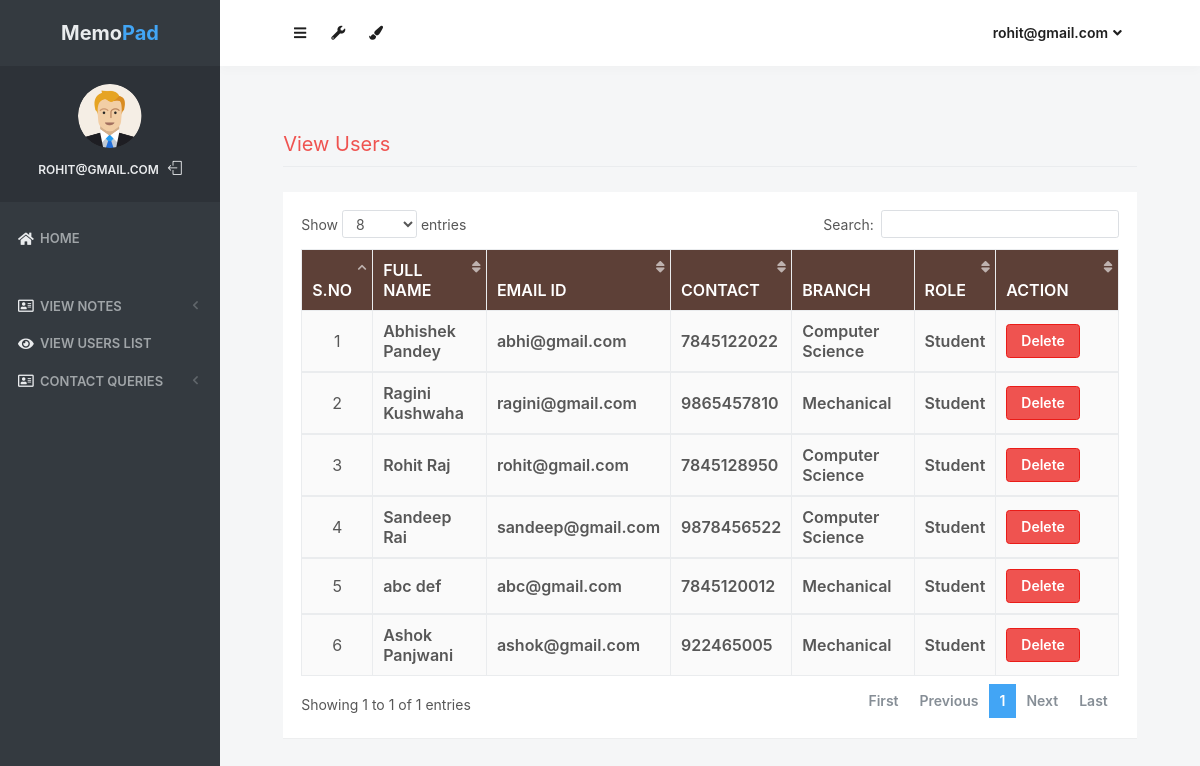
The app's page /view_users (signed in), older data.
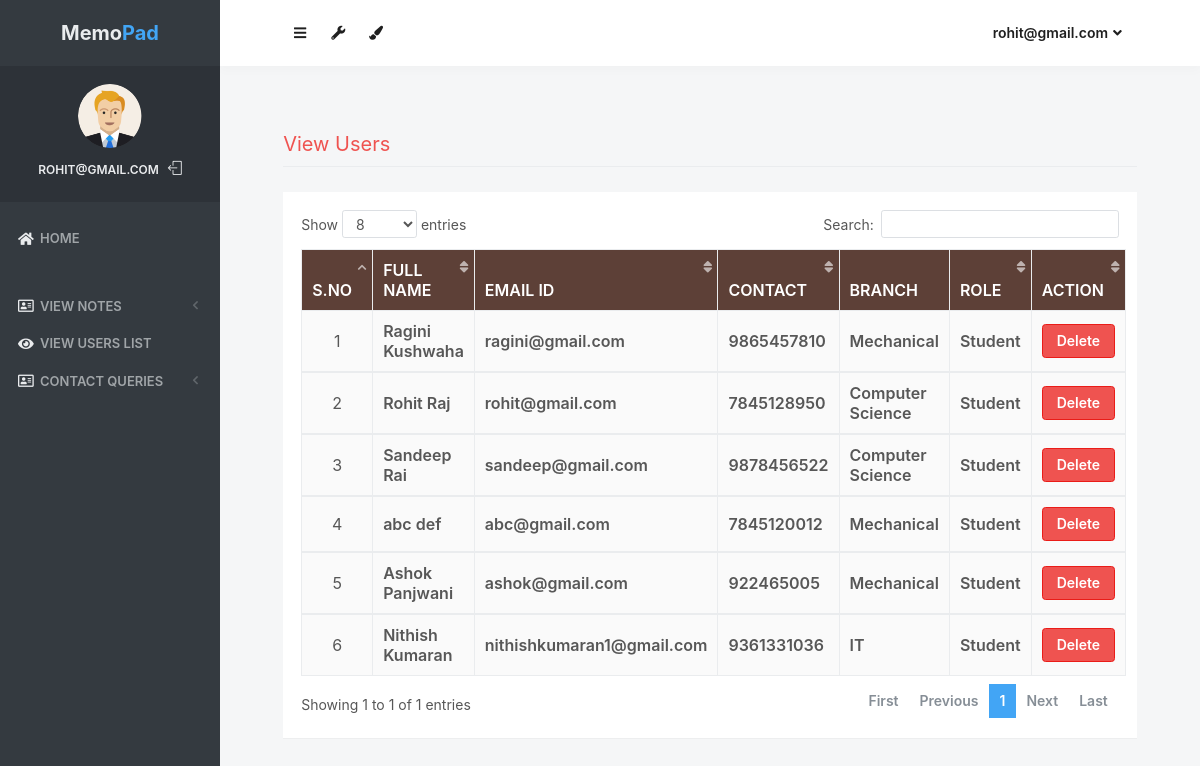
The same page, newer data.
### notes/models.py (models this page shows, shortened)
class Signup(models.Model):
    user = models.ForeignKey(User,on_delete=models.CASCADE)
    contact = models.CharField(max_length=10)
    branch = models.CharField(max_length=30)
    role = models.CharField(max_length=15)

### notes/views.py (the view)
# urls.py: path('view_users', view_users, name='view_users'),
def view_users(request):
    if not request.user.is_authenticated:
        return redirect('login_admin')
    users = Signup.objects.all()
    d = {'users':users}
    return render(request,'view_users.html',d)

### notes/templates/view_users.html (shortened to what this page needs)
{% load static %}
<html lang="en" class="no-focus">
    <head>
        <link rel="stylesheet" href="{% static 'js/plugins/datatables/dataTables.bootstrap4.min.css' %}">
        <link rel="stylesheet" id="css-main" href="{% static 'css1/codebase.min.css' %}">
    </head>
    <body>
        <div id="page-container" class="sidebar-o sidebar-inverse side-scroll page-header-fixed main-content-narrow">
         {% include "sidebar.html" %}
            {% include "admin_nav.html" %}
            <main id="main-container">
                <div class="content">
                    <h2 class="content-heading text-danger">View Users</h2>
                    <div class="block">
                        <div class="block-content block-content-full">
                            <table class="table table-bordered table-striped table-vcenter js-dataTable-full-pagination" style="width:100%">
                                <thead class="text-white" style="background-color : #5d4037;">
                                    <tr>
                                        <th class="text-center">S.No</th>
                                        <th class="d-none d-sm-table-cell">Full Name</th>
                                        <th class="d-none d-sm-table-cell">Email ID</th>
                                        <th class="d-none d-sm-table-cell">Contact</th>
                                        <th class="d-none d-sm-table-cell">Branch</th>
                                        <th class="d-none d-sm-table-cell">Role</th>
                                        <th class="d-none d-sm-table-cell" style="width: 15%;">Action</th>
                                    </tr>
                                </thead>
                                {% for i in users %}
                                <tbody>
                                    <tr>
                                        <td class="text-center">{{forloop.counter}}</td>
                                        <td class="font-w600">{{i.user.first_name}} {{i.user.last_name}}</td>
					                    <td class="font-w600">{{i.user.username}}</td>
					                    <td class="font-w600">{{i.contact}}</td>
					                    <td class="font-w600">{{i.branch}}</td>
					                    <td class="font-w600">{{i.role}}</td>
					                    <td class="font-w600"><a href="{% url 'delete_users' i.user.id %}" class="btn btn-danger" onclick="return confirm('Are your sure to Delete ?')">Delete</a></td>
					                </tr>
                                        {% endfor %}
                                </tbody>
                            </table>
                        </div>
                    </div>
                </div>
            </main>
        </div>
 <link rel="stylesheet" href="https://use.fontawesome.com/releases/v5.6.3/css/all.css">
    </body>
</html>

### notes/templates/sidebar.html (shortened to what this page needs)
{% load static %}
   <nav id="sidebar">
                <div id="sidebar-scroll">
                    <div class="sidebar-content">
                        <div class="content-header content-header-fullrow px-15">
                            <div class="content-header-section text-center align-parent sidebar-mini-hidden">
                                <div class="content-header-item">
                                    <a class="link-effect font-w700" href="{% url 'admin_home' %}">
                                           <span class="font-size-xl text-dual-primary-dark">Memo</span><span class="font-size-xl text-primary">Pad</span>
                                    </a>
                                </div>
                            </div>
                        </div>
                        <div class="content-side content-side-full content-side-user px-10 align-parent">
                            <div class="sidebar-mini-hidden-b text-center">
                                <a class="img-link" href="be_pages_generic_profile.html">
                                    <img class="img-avatar" src="{% static 'img/avatars/user1.png' %}" alt="">
                                </a>
                                <ul class="list-inline mt-10">
                                    <li class="list-inline-item">
                                        <a class="link-effect text-dual-primary-dark font-size-xs font-w600 text-uppercase" href="{% url 'admin_home' %}">{{ request.user.username }}</a>
                                    </li>
                                    <li class="list-inline-item">
                                        <a class="link-effect text-dual-primary-dark" href="{% url 'logout' %}">
                                            <i class="si si-logout"></i>
                                        </a>
                                    </li>
                                </ul>
                            </div>
                        </div>
                        <div class="content-side content-side-full">
                            <ul class="nav-main">
                                <li class="open">
                                    <a href="{% url 'admin_home' %}"><i class="fas fa-home"></i><span class="sidebar-mini-hide">Home</span></a>
                                </li>
                                <li class="nav-main-heading"><span class="sidebar-mini-visible">UI</span></li>
                                <li>
                                    <a class="nav-submenu" data-toggle="nav-submenu"><i class="far fa-address-card"></i>View Notes</a>
                                </li>
                                <li>
                                    <a  href="{% url 'view_users' %}"><i class="fas fa-eye"></i><span class="sidebar-mini-hide">View Users list</span></a>
                                </li>
                                <li>
                                    <a class="nav-submenu" data-toggle="nav-submenu"><i class="far fa-address-card"></i>Contact Queries</a>
                                </li>
                           </ul>
                        </div>
                    </div>
                </div>
            </nav>

### notes/templates/admin_nav.html (shortened to what this page needs)
{% load static %}
            <header id="page-header">
                <div class="content-header">
                    <div class="content-header-section">
                        <button type="button" class="btn btn-circle btn-dual-secondary" data-toggle="layout" data-action="sidebar_toggle">
                            <i class="fa fa-navicon"></i>
                        </button>
                        <div class="btn-group" role="group">
                            <button type="button" class="btn btn-circle btn-dual-secondary" id="page-header-options-dropdown" data-toggle="dropdown" aria-haspopup="true" aria-expanded="false">
                                <i class="fa fa-wrench"></i>
                            </button>
                        </div>
                        <div class="btn-group" role="group">
                            <button type="button" class="btn btn-circle btn-dual-secondary" id="page-header-themes-dropdown" data-toggle="dropdown" aria-haspopup="true" aria-expanded="false">
                                <i class="fa fa-paint-brush"></i>
                            </button>
                        </div>
                    </div>
                    <div class="content-header-section">
                        <div class="btn-group" role="group">
                            <button type="button" class="btn btn-rounded btn-dual-secondary" id="page-header-user-dropdown" data-toggle="dropdown" aria-haspopup="true" aria-expanded="false">
                                {{ request.user.username}}<i class="fa fa-angle-down ml-5"></i>
                            </button>
                        </div>
                    </div>
                </div>
            </header>

Row changes from the older to the newer data that the page shows:
removed Signup: user.first_name "Abhishek", user.last_name "Pandey", user.username "abhi@gmail.com", contact "7845122022", branch "Computer Science", role "Student"
added Signup: user.first_name "Nithish", user.last_name "Kumaran", user.username "nithishkumaran1@gmail.com", contact "9361331036", branch "IT", role "Student"
